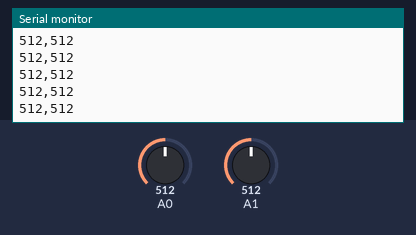
Bench run of a sketch on a simulated Arduino Uno, built with avr-gcc and run on an emulated ATmega328P. Shown: the last lines printed to the serial monitor. The test bench sets the inputs (shaded band); at power-on: A0 = 512, A1 = 512.

Above: at 1.2 s.
1.3 s: A0 set to 716
At 1.33 s:
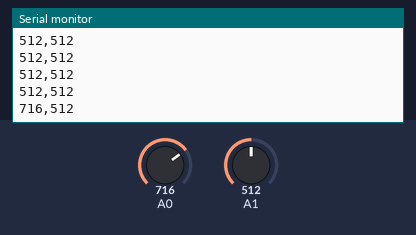
4.3 s: A1 set to 716
At 4.31 s:
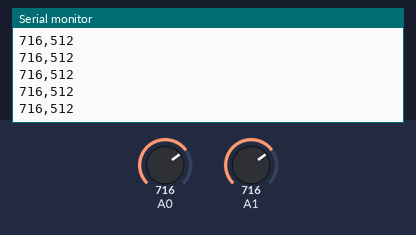
5.8 s: A0 set to 900
At 5.83 s:
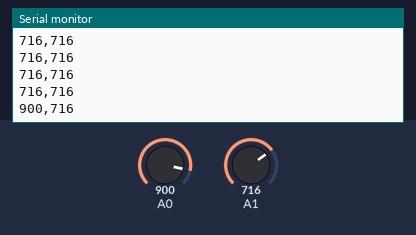
7.3 s: A1 set to 900
At 7.35 s:
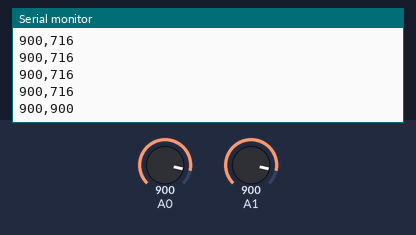
Timing chart, 0 to 9.8 s (numbered marks = the images above; inputs shaded):
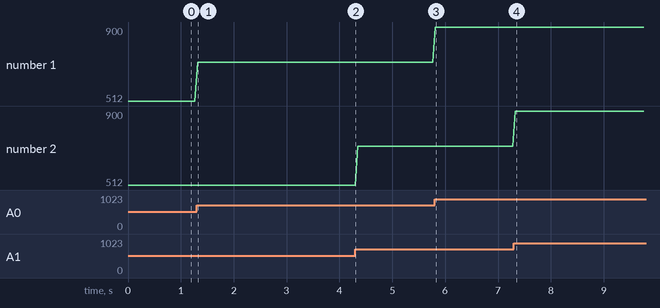

Measured:
- after the input at 1.3 s, the serial monitor: prints a new line at once (image 1)
- after the input at 5.8 s, the serial monitor: prints a new line at once (image 3)
- after the input at 7.3 s, the serial monitor: prints a new line at once (image 4)
- plotted number 1: 512 → 716 after the input at 1.3 s, 716 → 900 after the input at 5.8 s

The sketch:

left_stick.ino
```cpp
void setup() {
  Serial.begin(9600);
}

void loop() {
  int xAxisValue = analogRead(A0);
  int yAxisValue = analogRead(A1);

  Serial.print(xAxisValue);
  Serial.print(",");
  Serial.print(yAxisValue);
  Serial.println();  // Add a newline character to separate each reading

  delay(50);
}
```
